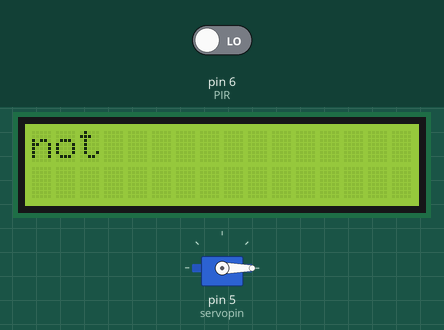
The sketch below on a simulated Arduino Uno, built with avr-gcc and run on an emulated ATmega328P. On the bench: 16×2 character LCD, servo. Inputs (shaded band) come from the test bench; at power-on: pin 6 (PIR) LOW.

Above: at 1.2 s.
1.3 s: pin 6 (PIR) driven HIGH
At 2.5 s:
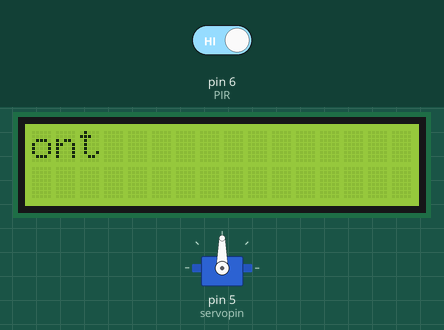
2.8 s: pin 6 (PIR) driven LOW
At 4.3 s:
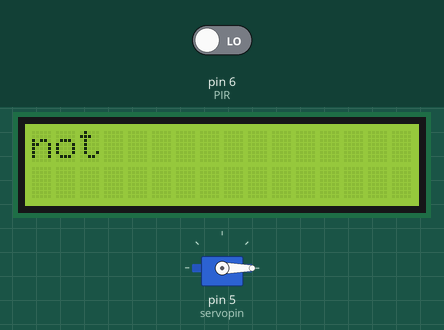
Timing chart, 0 to 5.8 s (numbered marks = the images above; inputs shaded):
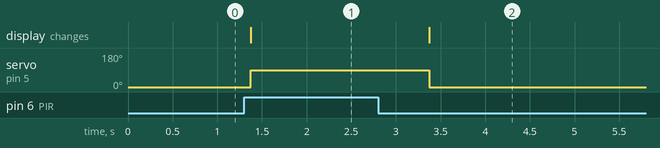

Measured:
- after the input at 1.3 s, servo on pin 5 (servopin): 0° → 90° after 0.07 s; the display: changes after 0.07 s (image 1)
- after the input at 2.8 s, servo on pin 5 (servopin): 90° → 0° after 0.57 s; the display: changes after 0.57 s (image 2)

The sketch:

lcd_servoand_pir.ino
```cpp
#include<Servo.h>
# include<LiquidCrystal.h>
LiquidCrystal lcd(7,8,8,9,10,11,12);

Servo servopin;
int PIR=6;
int Readvalue;

void setup() {
  lcd.begin(16,2);
  lcd.clear();
  servopin.attach(5);
  pinMode(PIR,INPUT);
  // put your setup code here, to run once:

}

void loop() {

  Readvalue=digitalRead(PIR);
  if(Readvalue==HIGH){
     lcd.setCursor(0,0);
     lcd.print("on");

  servopin.write(90);
  delay(1000);

  //lcd.print("value 1= ");
  //lcd.print(analogRead(Readvalue));
  }
  else{
    lcd.setCursor(0,0);
    lcd.print("not");
    servopin.write(0);
  delay(100);
  }


}
```
